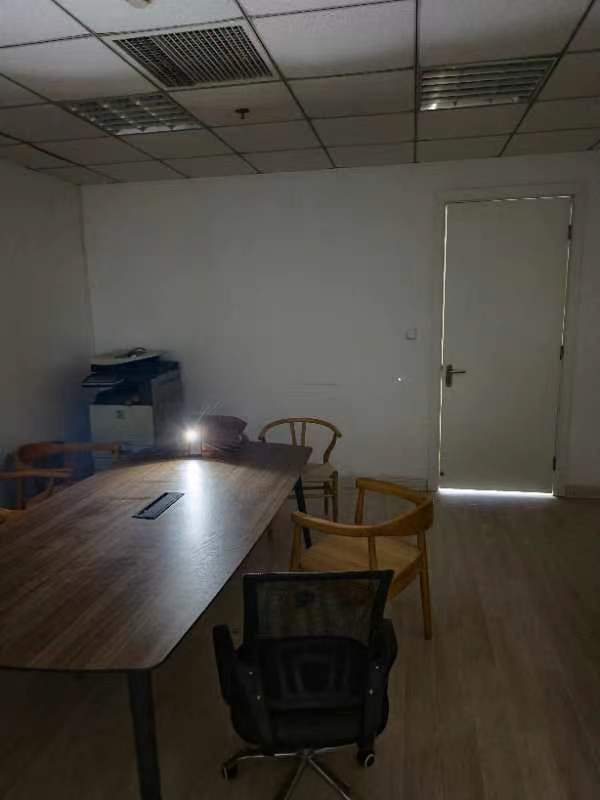
#> input picture images/light_sources/with_light.jpg, 600 x 800 px, found by its file name
$ python powerful_light_src.py
#> lines starting #> are read from the running program, lines starting #| are printed output that depends on the picture; long printed decimals are rounded
import cv2

with_light = cv2.imread('./images/light_sources/with_light.jpg')
#> with_light is the input picture: shape (800, 600, 3); mean B, G, R 63.6, 69.8, 74.3
without_light_1 = cv2.imread('./images/light_sources/without_light_1.jpg')
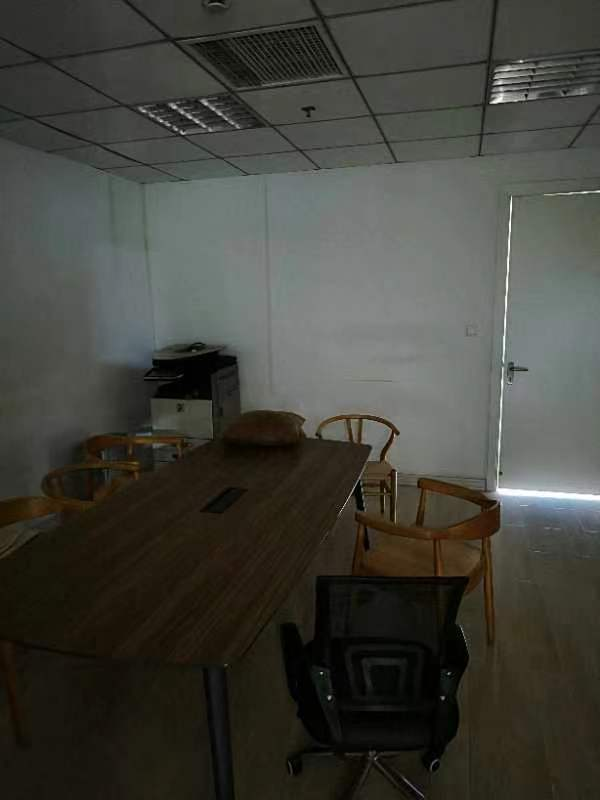
#> input picture images/light_sources/without_light_1.jpg, 600 x 800 px, found by its file name
#> without_light_1 is the input picture: shape (800, 600, 3); mean B, G, R 59.4, 66, 66.1
without_light_2 = cv2.imread('./images/light_sources/without_light_2.jpg')
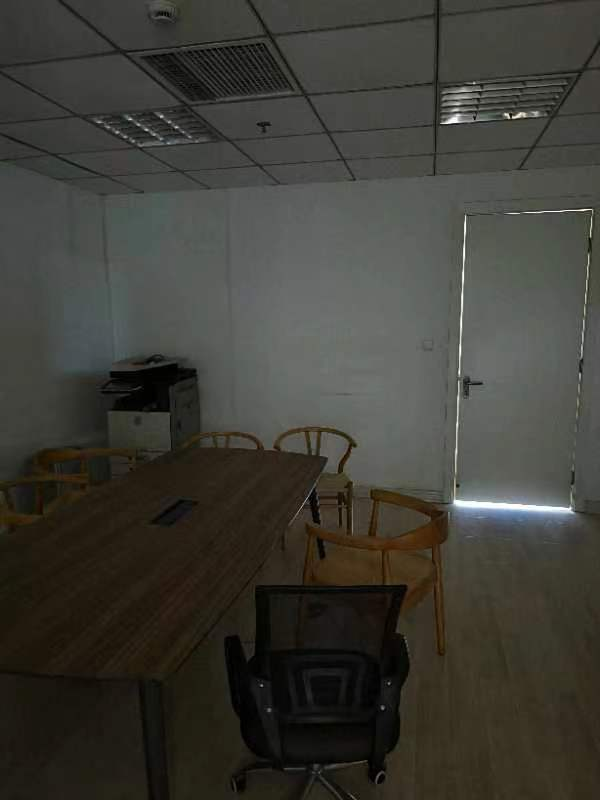
#> input picture images/light_sources/without_light_2.jpg, 600 x 800 px, found by its file name
#> without_light_2 is the input picture: shape (800, 600, 3); mean B, G, R 54.3, 60.8, 62

with_light_gray = cv2.cvtColor(with_light, cv2.COLOR_BGR2GRAY)
without_light_1_gray = cv2.cvtColor(without_light_1, cv2.COLOR_BGR2GRAY)
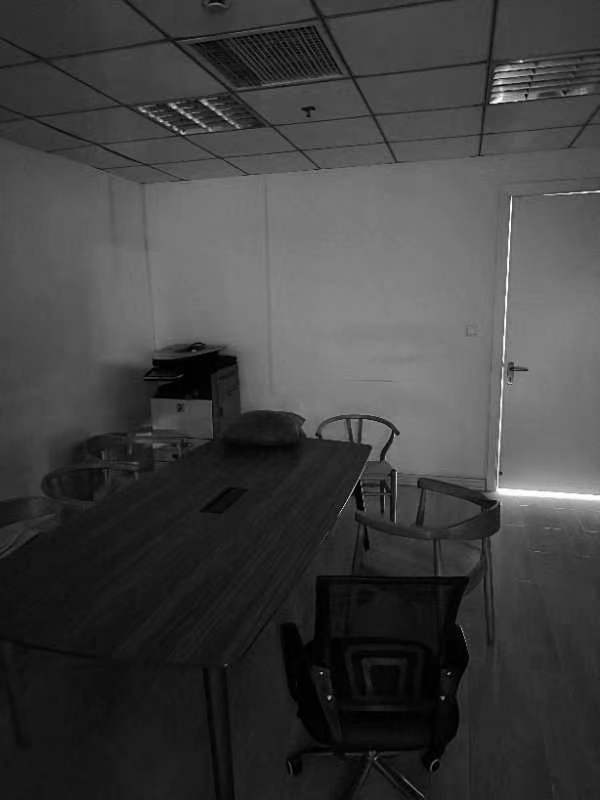
#> without_light_1_gray: shape (800, 600); min 0, max 255, mean 65.2
without_light_2_gray = cv2.cvtColor(without_light_2, cv2.COLOR_BGR2GRAY)
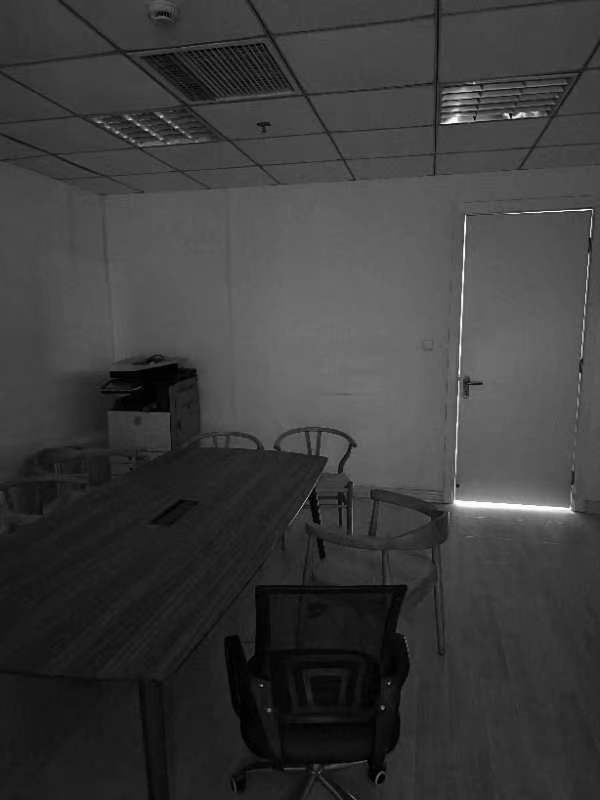
#> without_light_2_gray: shape (800, 600); min 0, max 255, mean 60.4

with_light_gray_mean = with_light_gray.mean()
#> with_light_gray_mean = 70.43
without_light_gray_mean_1 = without_light_1_gray.mean()
#> without_light_gray_mean_1 = 65.25
without_light_gray_mean_2 = without_light_2_gray.mean()
#> without_light_gray_mean_2 = 60.4

std1 = with_light_gray.std()
#> std1 = 36.17
std2 = without_light_1_gray.std()
#> std2 = 40.65
std3 = without_light_2_gray.std()
#> std3 = 29.85

print(f"Mean value of image that has powerful light is {with_light_gray_mean}")
#| Mean value of image that has powerful light is 70.430
print(f"Mean value of first image that has no powerful light is {without_light_gray_mean_1}")
#| Mean value of first image that has no powerful light is 65.245
print(f"Mean value of second image that has no powerful light is {without_light_gray_mean_2}")
#| Mean value of second image that has no powerful light is 60.396
print(f"Sandard1: {std1}")
#| Sandard1: 36.172
print(f"Sandard2: {std2}")
#| Sandard2: 40.647
print(f"Sandard3: {std3}")
#| Sandard3: 29.851
